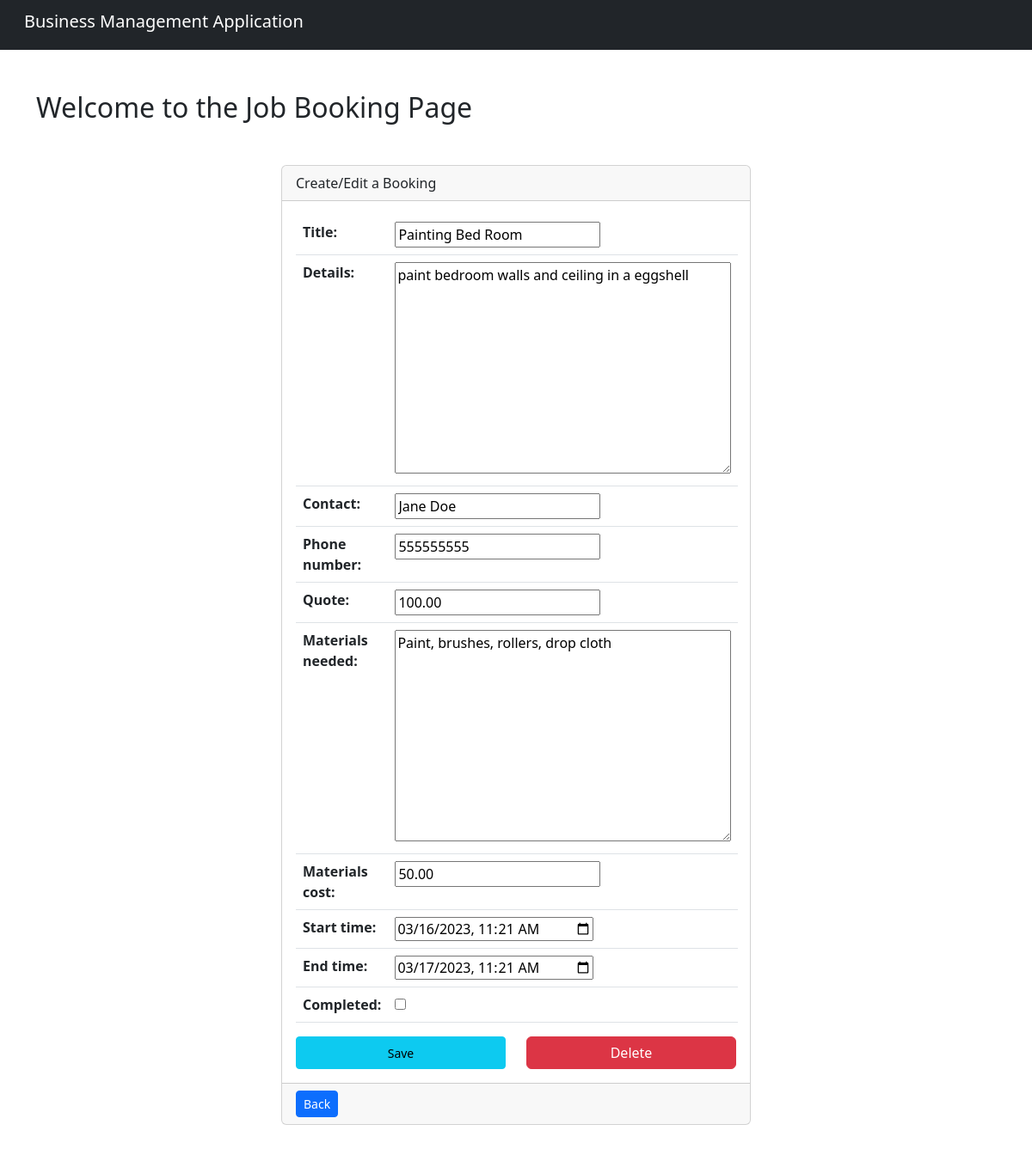
/calendar/booking/edit/4/, run on an earlier commit of the app's database.
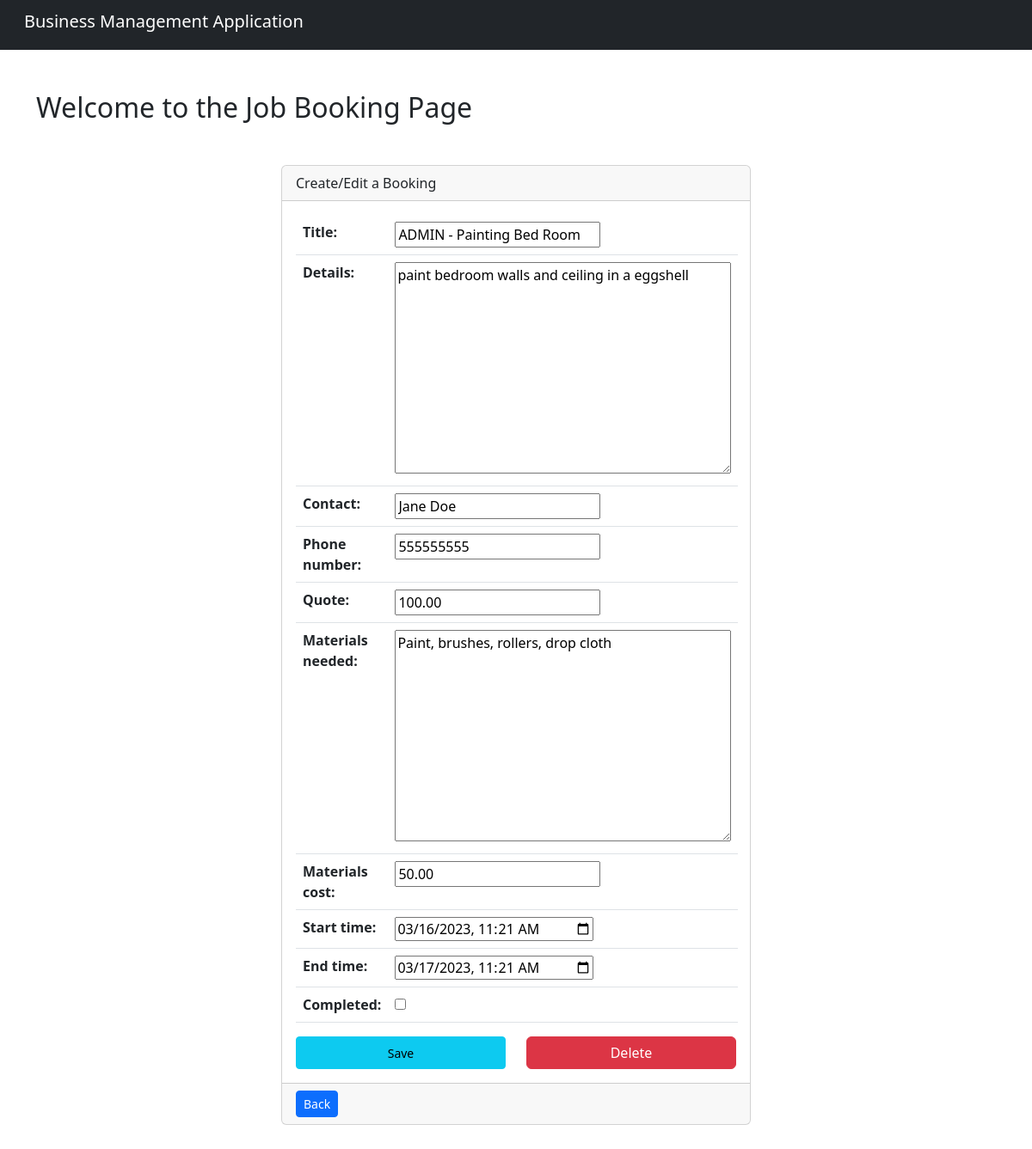
And on a later commit of the database.
### calendar_component/models.py (models this page shows, shortened)
class Booking(models.Model):
    title = models.CharField(max_length=200)
    details = models.TextField()
    contact = models.CharField(max_length=200)
    phone_number = models.CharField(max_length=15)
    quote = models.DecimalField(max_digits=10, decimal_places=2)
    materials_needed = models.TextField()
    materials_cost = models.DecimalField(max_digits=10, decimal_places=2)
    start_time = models.DateTimeField()
    end_time = models.DateTimeField()
    completed = models.BooleanField(default=False)

### calendar_component/views.py (the view)
# urls.py: path('booking/edit/<int:booking_id>/', views.booking, name='booking_edit'),
def booking(request, booking_id=None):
    if booking_id:
        booking = get_object_or_404(Booking, pk=booking_id)
    else:
        booking = Booking()
    if request.method == 'POST':
        if 'delete' in request.POST:
            booking.delete()
            return HttpResponseRedirect(reverse('calendar_component:calendar'))
        else:
            form = BookingForm(request.POST, instance=booking)
            if form.is_valid():
                form.save()
                return HttpResponseRedirect(reverse('calendar_component:calendar'))
    else:
        form = BookingForm(instance=booking)
    return render(request, 'booking.html', {'form': form})

### calendar_component/forms.py
class BookingForm(forms.ModelForm):
    completed = forms.BooleanField(required=False) # adding completed to the form as a bool
    class Meta:
        model = Booking
        widgets = {
            'start_time': forms.DateInput(attrs={'type': 'datetime-local'}, format='%Y-%m-%dT%H:%M'),
            'end_time': forms.DateInput(attrs={'type': 'datetime-local'}, format='%Y-%m-%dT%H:%M'),
        }
        fields = '__all__' # making sure all feilds are filled in on the form
    def __init__(self, *args, **kwargs): # when the form is created it will set the date and time
        super(BookingForm, self).__init__(*args, **kwargs)
        self.fields['start_time'].input_formats = ('%Y-%m-%dT%H:%M',)
        self.fields['end_time'].input_formats = ('%Y-%m-%dT%H:%M',)

### calendar_component/templates/booking.html (shortened to what this page needs)
{% extends 'base.html' %}
{% load static %}
{% block content %}
<div class="row">
    <div class="col">
        <div class="item_list_heading mb-5">
            <h1 class="fs-2">Welcome to the Job Booking Page</h1>
        </div>
    </div>
</div>
<div class="row">
    <div class="col-md-6 mx-auto">
        <div class="card">
            <div class="card-header">Create/Edit a Booking</div>
            <div class="card-body">
                <form method="post">
                    <div class="form-group">
                        <table class="table">
                            {{ form }}
                        </table>
                    </div>
                   <div class="row d-flex justify-content-center">
                    {% if not form.instance.pk %}
                        <div class="col-5 d-flex justify-content-center">
                            <button type="submit" class="btn btn-sm btn-info w-100">Save</button>
                        </div>
                    {% else %}
                        <div class="col-6 d-flex justify-content-center">
                            <button type="submit" class="btn btn-sm btn-info w-100">Save</button>
                        </div>
                        <div class="col-6 d-flex justify-content-center">
                            <input type="submit" name="delete" value="Delete" class="btn btn-danger w-100">
                        </div>
                    {% endif %}
                </div>
                </form>
            </div>
            <div class="card-footer">
                <a href="{% url 'calendar_component:calendar' %}" class="btn btn-sm btn-primary">Back</a>
            </div>
        </div>
    </div>
</div>
{% endblock content %}

What changed in the data, as far as the page shows it:
changed Booking "paint bedroom walls and ceiling in a eggshell": title "Painting Bed Room" → "ADMIN - Painting Bed Room"
